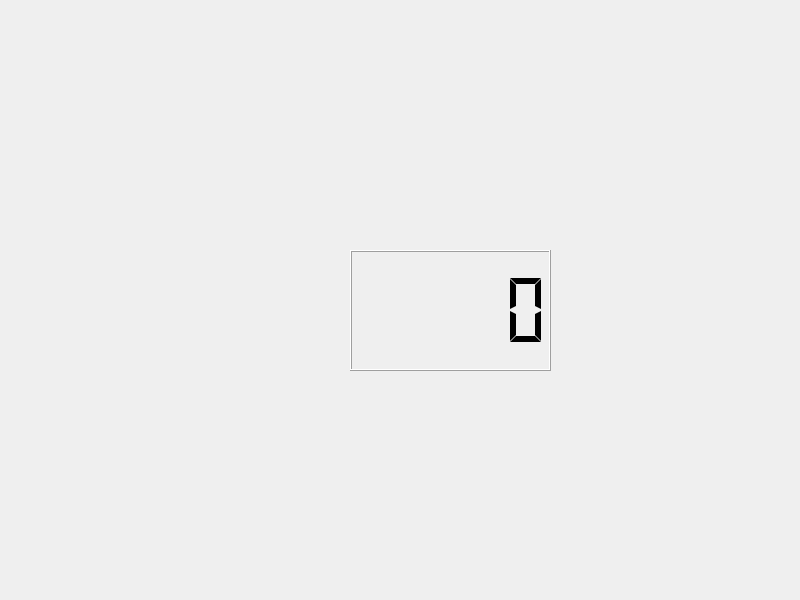
<?xml version="1.0" encoding="UTF-8"?>
<ui version="4.0">
 <class>Widget</class>
 <widget class="QWidget" name="Widget">
  <property name="geometry">
   <rect>
    <x>0</x>
    <y>0</y>
    <width>800</width>
    <height>600</height>
   </rect>
  </property>
  <property name="windowTitle">
   <string>Widget</string>
  </property>
  <widget class="QLCDNumber" name="lcdNumber">
   <property name="geometry">
    <rect>
     <x>350</x>
     <y>250</y>
     <width>201</width>
     <height>121</height>
    </rect>
   </property>
   <property name="segmentStyle">
    <enum>QLCDNumber::Flat</enum>
   </property>
  </widget>
 </widget>
 <resources/>
 <connections/>
</ui>
